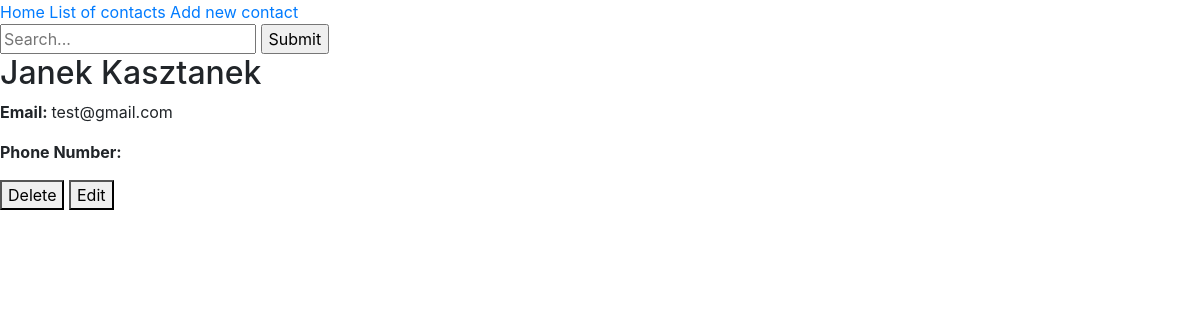
/4/, run on an earlier commit of the app's database.
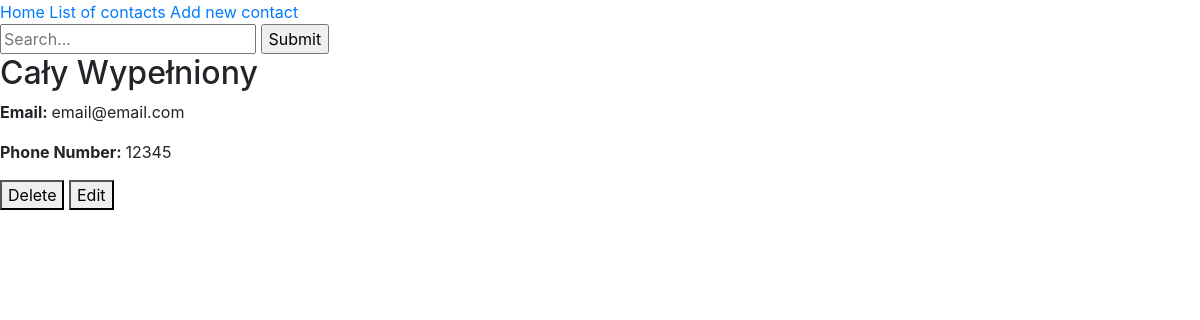
And on a later commit of the database.
### PhonebookApp/models.py (models this page shows, shortened)
class Person(models.Model):
    name = models.CharField(max_length=50)
    surname = models.CharField(max_length=50)

class Email(models.Model):
    person = models.ForeignKey(Person, editable=False, on_delete=models.CASCADE, null=True)
    email = models.EmailField(max_length=254, null=True, blank=True)

class Phone(models.Model):
    person = models.ForeignKey(Person, editable=False, on_delete=models.CASCADE, null=True)
    phone_number = models.CharField(max_length=50, null=True, blank=True)

### PhonebookApp/views.py (the view)
# urls.py: path('<int:person_id>/', views.detail, name='detail'),
def detail(request, person_id):
    persons_details = Person.objects.get(pk=person_id)
    pemail = Email.objects.filter(person_id=person_id).first()
    persons_phone = Phone.objects.filter(person_id=person_id).first()
    return render(request, 'detail.html', {'persons_details': persons_details, 'pemail': pemail,
                                           'persons_phone': persons_phone})

### templates/detail.html (shortened to what this page needs)
{% extends 'base.html' %}
{% block content %}
    <h2>{{ persons_details.name }} {{ persons_details.surname }}</h2>
    <p><b>Email: </b>{{ pemail.email }}</p>
    <p><b>Phone Number: </b>{{ persons_phone.phone_number }}</p>
    <form>
        <button formaction="{% url "delete" persons_details.id %}">Delete</button>
        <button formaction="{% url "edit" persons_details.id %}">Edit</button>
    </form>
{% endblock %}

What changed in the data, as far as the page shows it:
removed Email: email "test@gmail.com"
changed Person: name "Janek" → "Cały"; surname "Kasztanek" → "Wypełniony"
now on this page (row edited): Email: email "email@email.com"
added Phone: phone_number "12345"
